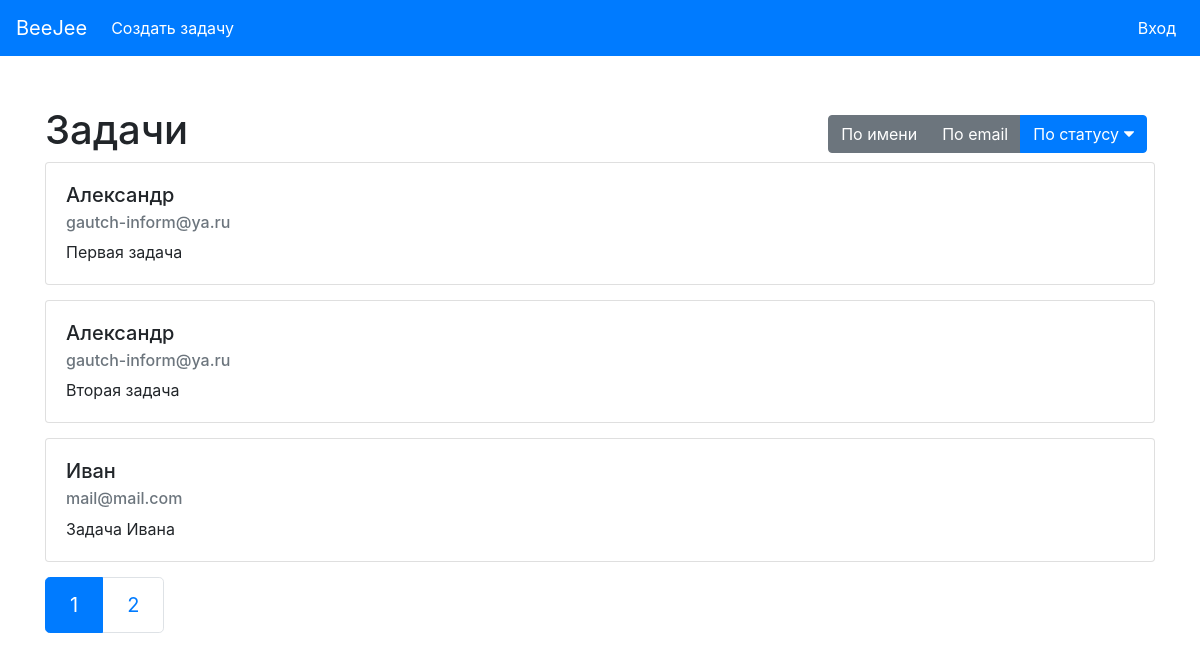
/?sort=status, run on the app's committed database.
### tables this page shows
CREATE TABLE IF NOT EXISTS `tasks` (
  `id` int(11) NOT NULL AUTO_INCREMENT,
  `name` varchar(255) NOT NULL,
  `email` varchar(255) NOT NULL,
  `body` text NOT NULL,
  `status` tinyint(1) NOT NULL DEFAULT 1,
  `change_admin` tinyint(1) NOT NULL DEFAULT 0,
  PRIMARY KEY (`id`)
);

### views/View.php (called while the page is built, shortened)
<?php
class View
{
  public static function render($content_view, $view, $data = [])
  {
    include 'views/'.$view;
  }
}

### controllers/MainController.php (called while the page is built, shortened)
<?php
class MainController
{
  public static function index(){
    $task = new Task();
    $data = [];
    $filter = [];
    $filter['limit'] = 3;
    if (isset($_GET['sort'])) {
      $filter['sort'] = $_GET['sort'];
    }
    $countTasks = $task->getCountTasks($filter);
    $countPages = 0;
    $currentPage = 1;
    $urlPage = "/?page=";
    if ($countTasks) {
      $countPages = (int)(($countTasks + 2) / 3);
    }
    if (isset($_GET['sort'])) {
      $urlPage = "/?sort=".$_GET['sort']."&page=";
    }
    $data['countPages'] = $countPages;
    $data['currentPage'] = $currentPage;
    $data['urlPage'] = $urlPage;
    $tasks = $task->getTasks($filter);
    $data['tasks'] = $tasks;
    $sorts = [];
    $sorts[] = ['name' => "По имени", 'url' => 'name', 'checked' => 0];
    $sorts[] = ['name' => "По email", 'url' => 'email', 'checked' => 0];
    $sorts[] = ['name' => "По статусу", 'url' => 'status', 'checked' => 0];
    if (isset($_GET['sort'])) {
      foreach ($sorts as $keySort => $sort) {
        if ($sort['url'] === $_GET['sort']) {
          $sorts[$keySort]['url'] = $sort['url']."_desc";
          $sorts[$keySort]['checked'] = 1;
        }
        elseif ($sort['url']."_desc" === $_GET['sort']) {
          $sorts[$keySort]['url'] = "";
          $sorts[$keySort]['checked'] = 2;
        }
      }
    }
    foreach ($sorts as $keySort => $sort) {
      if ($sort['url']) {
        $sorts[$keySort]['url'] = "/?sort=".$sort['url'].($currentPage > 1?("&page=".$currentPage):"");
      }
      elseif($currentPage > 2){
        $sorts[$keySort]['url'] = "/?page=".$currentPage;
      }
      else{
        $sorts[$keySort]['url'] = "/";
      }
    }
    $data['sorts'] = $sorts;
    View::render('main_view.php', 'template_view.php', $data);
  }
}

### models/DB.php (called while the page is built, shortened)
<?php
class DB
{
  static private $db;
  protected static $instance = null;
  public function __construct(){
    if (self::$instance === null){
      try {
        self::$db = new PDO(
          'mysql:host='.self::DB_HOST.';dbname='.self::DB_NAME,
          self::DB_USER,
          self::DB_PASSWORD,
          $options = [
              PDO::ATTR_ERRMODE => PDO::ERRMODE_EXCEPTION,
              PDO::ATTR_DEFAULT_FETCH_MODE => PDO::FETCH_ASSOC,
              PDO::MYSQL_ATTR_INIT_COMMAND => "SET NAMES ".self::CHARSET
          ]
        );
      } catch (PDOException $e) {
          throw new Exception ($e->getMessage());
      }
    }
    return self::$instance;
  }
  public static function query($stmt)  {
    return self::$db->query($stmt);
  }
  public static function run($query, $args = [])  {
    try{
      if (!$args) {
        return self::query($query);
      }
      $stmt = self::prepare($query);
      $stmt->execute($args);
      return $stmt;
    } catch (PDOException $e) {
        throw new Exception($e->getMessage());
    }
  }
  public static function getRows($query, $args = [])  {
    return self::run($query, $args)->fetchAll();
  }
}

### models/Task.php (called while the page is built, shortened)
<?php
class Task extends Model
{
  public function getTasks($filter = []){
    $sort = "ORDER BY id DESC";
    if (isset($filter['sort'])) {
      switch ($filter['sort']) {
        case 'status':
          $sort = "ORDER BY status";
          break;
      }
    }
    $limit = "";
    if (isset($filter['limit'])) {
      $limit = "LIMIT ";
      $limit .= $filter['limit'];
    }
    $query = "SELECT * FROM tasks WHERE status > 0 $sort $limit";
    return $this->db->getRows($query);
  }
}

### models/Model.php (called while the page is built)
<?php
class Model
{
  public function __construct(){
    $this->db = new DB();
  }
}

### views/main_view.php (the view, shortened to what this page needs)
<div class="row align-items-center">
  <div class="col">
    <h1>Задачи</h1>
  </div>
  <?php if($data['countPages']): ?>
  <div class="col-auto sort-block">
      <div class="btn-group mr-2" role="group" aria-label="First group">
        <?php  foreach ($data['sorts'] as $sort): ?>
          <a href="<?= $sort['url'] ?>" role="button" class="btn<?php if($sort['checked']): ?> btn-primary<?php if($sort['checked'] == 2): ?> up<?php endif; ?><?php else: ?> btn-secondary<?php endif; ?>">
            <?= $sort['name'] ?>
          </a>
        <?php endforeach; ?>
      </div>
  </div>
  <?php endif; ?>
</div>
<?php if($data['countPages']): ?>
  <div class="row">
  <?php foreach ($data['tasks'] as $key => $task):?>
    <div class="col-12">
      <div class="card">
        <div class="card-body">
          <div class="row">
            <div class="col-8">
              <h5 class="card-title"><?= $task['name'] ?></h5>
              <h6 class="card-subtitle mb-2 text-muted"><?= $task['email'] ?></h6>
              <p class="card-text"><?= $task['body'] ?></p>
            </div>
            <div class="col-4">
            </div>
          </div>
        </div>
      </div>
    </div>
  <?php endforeach ?>
  </div>
<?php else: ?>
  <a class="btn btn-primary" href="task/add" role="button">Создать задачу</a>
<?php endif; ?>
<?php if($data['countPages'] > 1): ?>
<nav aria-label="...">
  <ul class="pagination pagination-lg">
    <?php for ($page = 1; $page <= $data['countPages']; $page++): ?>
      <li class="page-item<?php if($data['currentPage'] == $page): ?> active<?php endif; ?>">
        <a href="<?= $data['urlPage'].$page ?>" class="page-link">
          <?= $page ?>
        </a>
      </li>
    <?php endfor; ?>
  </ul>
</nav>
<?php endif; ?>

### static/css/main.css (style rules this page uses)
.card { margin-bottom: 15px; }
.sort-block .btn-primary { display: flex; align-items: center; }
.sort-block .btn-primary::after { content: ""; width: 10px; height: 10px; background: url(../img/sort.svg); background-position: center; background-repeat: no-repeat; background-size: contain; margin-left: 5px; }

### data on the page
tasks: name "Александр", email "gautch-inform@ya.ru", body "Первая задача"
tasks: name "Александр", email "gautch-inform@ya.ru", body "Вторая задача"
tasks: name "Иван", email "mail@mail.com", body "Задача Ивана"

### other printed values
$sort['name'] "По имени"
$sort['name'] "По email"
$sort['name'] "По статусу"
